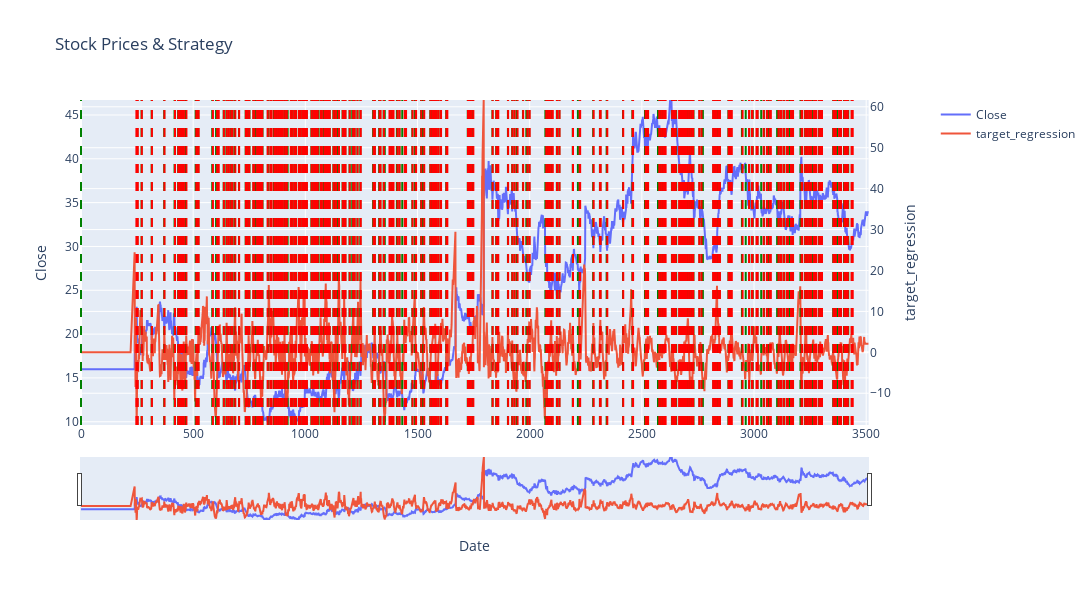

Here is the notebook cell this chart was saved with:
### Code cell
# plot them all
plot_(df_vtyx, "target_regression", buy, sell)
